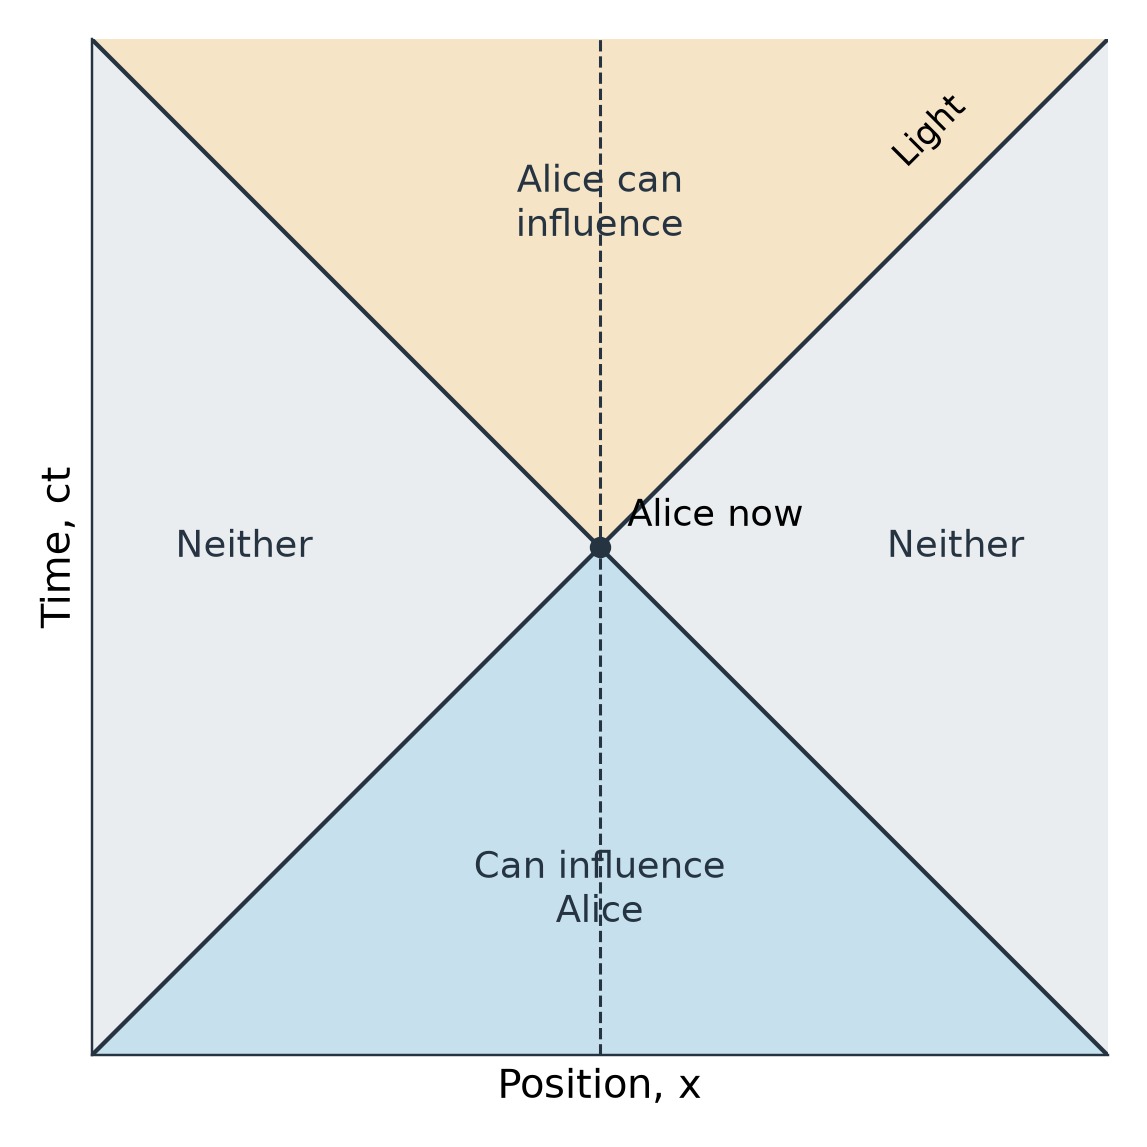

Write Python code to recreate this figure.
from spacetime import *
OUT=Path(__file__).parent
fig,ax=plt.subplots(figsize=(6,6)); ordinary(ax)
polygon(ax,[(-4,-4),(0,0),(4,-4)],PAST,.30)
polygon(ax,[(-4,4),(0,0),(4,4)],FUTURE,.32)
polygon(ax,[(-4,-4),(-4,4),(0,0)],GRAY)
polygon(ax,[(4,-4),(4,4),(0,0)],GRAY)
ax.plot([-4,4],[-4,4],color=INK,lw=1.4); ax.plot([-4,4],[4,-4],color=INK,lw=1.4)
ax.plot([0,0],[-4,4],color=INK,ls='--',lw=1)
ax.scatter(0,0,color=INK,s=36,zorder=5); ax.annotate('Alice now',(0,0),xytext=(9,7),textcoords='offset points')
ax.text(0,-2.7,'Can influence\nAlice',ha='center',va='center',color=INK)
ax.text(0,2.7,'Alice can\ninfluence',ha='center',va='center',color=INK)
for x in [-2.8,2.8]: ax.text(x,0,'Neither',ha='center',va='center',color=INK)
ax.text(2.6,3.0,'Light',rotation=45,ha='center',fontsize=11)
fig.savefig(OUT/f'figure_01.png',dpi=220,bbox_inches='tight',pad_inches=.18)
